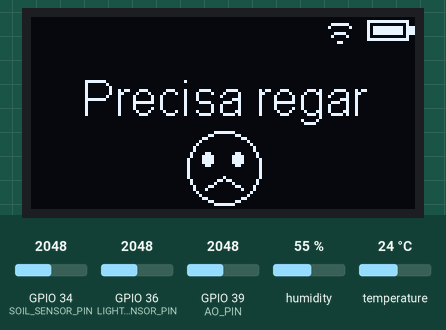
Recording of a sketch running on a simulated ESP32. Parts: 128×64 one-colour display. Inputs (shaded band) come from the test bench; at power-on: GPIO 36 (LIGHT_SENSOR_PIN) = 2048, GPIO 34 (SOIL_SENSOR_PIN) = 2048, GPIO 39 (AO_PIN) = 2048, humidity 55 %, temperature 24 °C. WiFi joins after 1.5 s; servers stay silent unless stated; uploads are accepted with an empty reply; what the sketch prints to the serial monitor is not drawn.

Above: at 2.7 s.
2.8 s: GPIO 36 (LIGHT_SENSOR_PIN) set to 122
At 6.5 s:
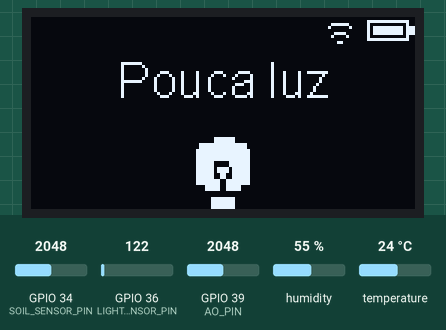
16.2 s: GPIO 34 (SOIL_SENSOR_PIN) set to 3218
29.2 s: GPIO 34 (SOIL_SENSOR_PIN) set to 3314
At 42.2 s:
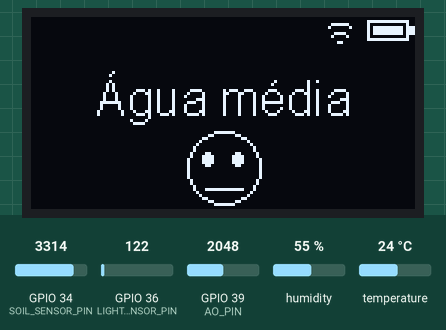
42.8 s: GPIO 36 (LIGHT_SENSOR_PIN) set to 30
At 45.8 s:
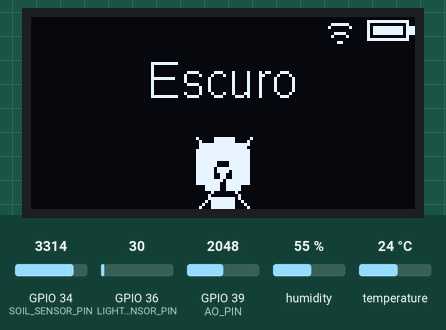
51.4 s: GPIO 34 (SOIL_SENSOR_PIN) set to 3840
At 55.7 s:
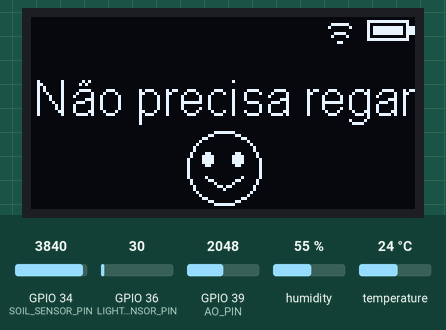
60.0 s: GPIO 36 (LIGHT_SENSOR_PIN) set to 1228
At 72.7 s:
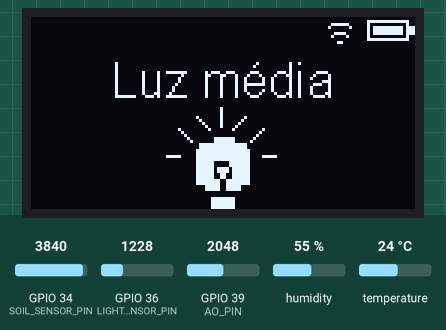
Timing chart, 0 to 74.2 s (numbered marks = the images above; inputs shaded):
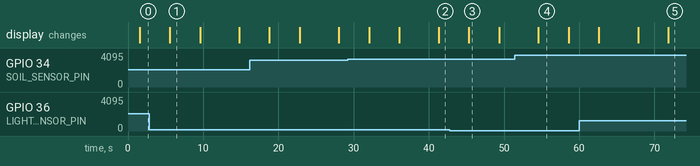

The sketch:

projeto-horta.ino
```cpp
#include <Wire.h>
#include <DHT.h>
#include "SSD1306Wire.h"
#include <WiFi.h>
#include <HTTPClient.h>

// ---- SENSOR LDR ----
#define LIGHT_SENSOR_PIN 36 // ESP32 pin GIOP36 (ADC0)

// ---- SENSOR DHT22 ----
#define DHTTYPE   DHT22
#define DHTPIN    4        // Pino do DHT22
DHT dht(DHTPIN, DHTTYPE, 22);

// ---- SENSOR DE CHUVA ----
#define POWER_PIN 14       // Alimentação do sensor de chuva
#define AO_PIN 39          // Saída analógica do sensor de chuva

// ---- SENSOR UMIDADE SOLO ----
#define SOIL_SENSOR_PIN 34  // Pino analógico do sensor de umidade do solo


// Pinos do NodeMCU
// SDA => D1
// SCL => D2

SSD1306Wire display(0x3c, 21, 22);

// Simulação dos estados
float temperatura = 0;
int umidade = 0;
int clima = 0;
int umidadeSolo = 0;
int statusLuz = 0;

const char *ssid = "nome-da-sua-rede";
const char *password = "senha-da-sua-rede";
const char *addr = "http://seu-ip-aqui";  // Endereço do servidor
const uint16_t port = 8080;
String token = "";

void setup() {
  Serial.begin(115200);
  display.init();
  display.flipScreenVertically();

  dht.begin();
  pinMode(POWER_PIN, OUTPUT);
  analogSetAttenuation(ADC_11db);

  Serial.println("Conectando ao WiFi...");
  WiFi.begin(ssid, password);

  unsigned long inicio = millis();
  while (WiFi.status() != WL_CONNECTED && millis() - inicio < 10000) { // tenta por 10 segundos
    delay(500);
    Serial.print(".");
  }

  if (WiFi.status() == WL_CONNECTED) {
    Serial.println("\nConectado ao WiFi!");
  } else {
    Serial.println("\nNão foi possível conectar ao WiFi!");
  }
}


void desenhaLampadaAcesa(int x, int y) {
  desenhaLampada(x, y);  // Desenha a lâmpada base

  int cx = x + round(13 * 0.65);  // Centro horizontal da lâmpada
  int topo = y - 4;               // Posiciona os raios acima da cúpula
  int comprimento = 4;
  int raio = 6;

  // Raio vertical (↑) - centralizado
  display.drawLine(cx, topo, cx, topo - raio);

  // ↖ esquerda
  display.drawLine(
    cx - 4, topo + 1,
    cx - 4 - comprimento, topo + 1 - comprimento);

  // ↗ direita
  display.drawLine(
    cx + 4, topo + 1,
    cx + 4 + comprimento, topo + 1 - comprimento);

  display.drawLine(
    cx - 10, topo + 5,  // início: mais afastado e mais pra baixo
    cx - 14, topo + 1   // fim: mais aberto e mais baixo
  );

  // Raio intermediário direita (↗ menos inclinado)
  display.drawLine(
    cx + 10, topo + 5,
    cx + 14, topo + 1);

  // Raio horizontal esquerda (←)
  display.drawLine(cx - 14, y + 6, cx - 14 - raio + 2, y + 6);

  // Raio horizontal direita (→)
  display.drawLine(cx + 14, y + 6, cx + 14 + raio - 2, y + 6);
}

void desenhaLampadaApagada(int x, int y) {
  desenhaLampada(x, y);  // base da lâmpada

  // "X" grande por cima da lâmpada toda
  int largura = round(27 * 0.65);     // ≈ 18
  int altura = round(19 * 0.65 * 2);  // ≈ 25

  int centroX = x + largura / 2;
  int centroY = y + altura / 2;

  display.drawLine(x, y, x + largura, y + altura);  // diagonal ↘
  display.drawLine(x, y + altura, x + largura, y);  // diagonal ↙
}


void desenhaLampada(int x, int y) {
  float escala = 0.65;  // fator de escala, diminui a lâmpada pela metade

  auto px2 = [&](int dx, int dy) {
    int dxs = round(dx * escala);
    int dys = round(dy * escala);
    display.fillRect(x + dxs, y + 2 * dys, 1, 2);
  };

  int i;

  for (i = 9; i <= 18; i++) px2(i, 0);
  for (i = 5; i <= 22; i++) px2(i, 1);
  for (i = 2; i <= 24; i++) px2(i, 2);
  for (i = 0; i <= 26; i++) px2(i, 3);
  for (i = 0; i <= 26; i++) px2(i, 4);
  for (i = 0; i <= 26; i++) px2(i, 5);
  for (i = 0; i <= 8; i++) px2(i, 6);
  for (i = 17; i <= 26; i++) px2(i, 6);
  for (i = 0; i <= 7; i++) px2(i, 7);
  for (i = 12; i <= 14; i++) px2(i, 7);
  for (i = 19; i <= 26; i++) px2(i, 7);
  for (i = 0; i <= 6; i++) px2(i, 8);
  for (i = 11; i <= 15; i++) px2(i, 8);
  for (i = 20; i <= 26; i++) px2(i, 8);
  for (i = 0; i <= 7; i++) px2(i, 9);
  for (i = 12; i <= 14; i++) px2(i, 9);
  for (i = 19; i <= 26; i++) px2(i, 9);
  for (i = 0; i <= 9; i++) px2(i, 10);
  for (i = 17; i <= 26; i++) px2(i, 10);
  for (i = 3; i <= 10; i++) px2(i, 11);
  for (i = 16; i <= 23; i++) px2(i, 11);
  for (i = 5; i <= 10; i++) px2(i, 12);
  for (i = 16; i <= 21; i++) px2(i, 12);
  for (i = 5; i <= 10; i++) px2(i, 13);
  for (i = 16; i <= 21; i++) px2(i, 13);
  for (i = 8; i <= 19; i++) px2(i, 15);
  for (i = 10; i <= 17; i++) px2(i, 16);
  for (i = 8; i <= 19; i++) px2(i, 17);
  for (i = 11; i <= 16; i++) px2(i, 19);
}

void desenhaStatusBar() {
  // Wi-Fi (bitmap)
  desenhaWifiIcon(98, 2);

  // Bateria
  int batX = 112;
  int batY = 0;
  display.drawRect(batX, batY + 1, 14, 7);
  display.drawRect(batX + 14, batY + 3, 2, 3);
  display.fillRect(batX + 2, batY + 3, 10, 3);  // Nível da bateria
}

void desenhaWifiIcon(int x, int y) {
  // Ícone base do Wi-Fi
  display.fillRect(x + 4, y + 6, 2, 1); // Arco de baixo
  display.fillRect(x + 3, y + 3, 4, 1);
  display.fillRect(x + 2, y + 4, 1, 1);
  display.fillRect(x + 7, y + 4, 1, 1);
  display.fillRect(x + 2, y, 6, 1);     // Arco de cima
  display.fillRect(x + 1, y + 1, 1, 1);
  display.fillRect(x + 8, y + 1, 1, 1);

  // Se estiver desconectado, desenha um "X" por cima
  if (WiFi.status() != WL_CONNECTED) {
    display.drawLine(x, y, x + 10, y + 10);  // Diagonal ↘
    display.drawLine(x, y + 10, x + 10, y);  // Diagonal ↙
  }
}


// Desenha o Sol (com raios maiores e um pouco para a direita)
void desenhaSolMini(int x, int y) {
  // Aumenta o raio do Sol de 6 para 10
  display.drawCircle(x + 6, y + 6, 8);  // Move um pouco para a direita e para baixo

  // Raios maiores
  for (int i = 0; i < 8; i++) {
    float angle = i * PI / 4;
    int x1 = x + 6 + cos(angle) * 12;  // Aumentando o comprimento dos raios
    int y1 = y + 6 + sin(angle) * 12;
    int x2 = x + 6 + cos(angle) * 14;  // Aumentando os raios
    int y2 = y + 6 + sin(angle) * 14;
    display.drawLine(x1, y1, x2, y2);
  }
}

// Desenha a Nuvem (movida um pouco para a esquerda e aumentada)
void desenhaNuvemMini(int x, int y) {
  // Aumenta o tamanho dos círculos da nuvem e move a nuvem levemente para a esquerda
  display.fillCircle(x - 2, y + 4, 6);    // Move um pouco para a esquerda e aumenta o tamanho
  display.fillCircle(x + 6, y + 2, 7);    // Move um pouco para a esquerda e aumenta o tamanho
  display.fillCircle(x + 14, y + 4, 6);   // Move um pouco para a esquerda e aumenta o tamanho
  display.fillRect(x - 2, y + 4, 20, 6);  // Ajusta o retângulo para cobrir os círculos
}

// Desenha a Chuva (com alinhamento e aumento do comprimento)
void desenhaChuvaMini(int x, int y) {
  desenhaNuvemMini(x, y);  // Move a nuvem um pouco para a esquerda

  // Ajusta a posição da chuva para ser mais centralizada e maior
  display.drawLine(x - 2, y + 10, x - 2, y + 20);    // Chuva um pouco maior e alinhada
  display.drawLine(x + 2, y + 10, x + 2, y + 20);    // Chuva um pouco maior e alinhada
  display.drawLine(x + 6, y + 10, x + 6, y + 20);    // Chuva um pouco maior e alinhada
  display.drawLine(x + 10, y + 10, x + 10, y + 20);  // Chuva um pouco maior e alinhada
}

void desenhaGota(int x, int y) {
  int largura = 8;  // Largura da gota
  int altura = 16;  // Altura total da gota

  // Desenha a parte superior da gota (triângulo invertido)
  display.drawLine(x, y + altura / 2, x + largura / 2, y);            // Linha esquerda
  display.drawLine(x + largura, y + altura / 2, x + largura / 2, y);  // Linha direita

  // Desenha a parte inferior da gota (círculo) conectando ao triângulo
  display.fillCircle(x + largura / 2, y + altura / 2, largura / 2);  // Base arredondada
}

void desenhaCarinha(int x, int y, int estado) {
  int raio = 12;
  display.drawCircle(x, y, raio);
  display.fillCircle(x - 5, y - 3, 2);
  display.fillCircle(x + 5, y - 3, 2);

  if (estado == 0) {
    display.drawLine(x - 6, y + 7, x, y + 3);
    display.drawLine(x, y + 3, x + 6, y + 7);
  } else if (estado == 1) {
    display.drawLine(x - 6, y + 7, x + 6, y + 7);
  } else {
    display.drawLine(x - 6, y + 3, x, y + 7);
    display.drawLine(x, y + 7, x + 6, y + 3);
  }
}

void lerDHT() {
  float h = dht.readHumidity();
  float t = dht.readTemperature();

  if (!isnan(h)) umidade = (int)h;
  if (!isnan(t)) temperatura = t;
}

void lerChuva() {
  digitalWrite(POWER_PIN, HIGH); // Liga o sensor
  delay(10);

  int rain_value = analogRead(AO_PIN);

  digitalWrite(POWER_PIN, LOW);  // Desliga o sensor

  // Interpretação simples
  if (rain_value >= 3800) {
    clima = 0; // Sol
  } else {
    clima = 2; // Chuva
  }
}

void atualizarClima() {
  // ---- Leitura do sensor de chuva ----
  digitalWrite(POWER_PIN, HIGH);
  delay(10);
  int rain_value = analogRead(AO_PIN);
  digitalWrite(POWER_PIN, LOW);

  // ---- Leitura do sensor de luz ----
  int luz_value = analogRead(LIGHT_SENSOR_PIN);

  // ---- Regra de prioridade ----
  if (rain_value < 3800) {
    clima = 2;  // 2 = Chuva 🌧️
  }
  else {
    // Ajuste dos limites para nublado
    if (luz_value < 1500) {         // Ajuste maior sensibilidade
      clima = 1;  // 1 = Nublado ☁️
    } else {
      clima = 0;  // 0 = Sol ☀️
    }
  }
}

void lerUmidadeSolo() {
  int leitura = analogRead(SOIL_SENSOR_PIN);
  umidadeSolo = map(leitura, 2900, 4095, 0, 100);
  umidadeSolo = constrain(umidadeSolo, 0, 100);
}


void enviarDadosParaAPI(float temperatura, int umidade, int umidadeSolo, int statusLuz) {
  if(WiFi.status() == WL_CONNECTED) {
    HTTPClient http;
    String url = String(addr) + ":" + String(port) + "/api/status";

    http.begin(url);
    http.addHeader("Content-Type", "application/json");
    http.addHeader("Authorization", "Bearer " + token);

    String payload = "{";
    payload += "\"statusLuz\":" + String(statusLuz) + ",";
    payload += "\"chuva\":" + String(clima == 2) + ",";
    payload += "\"temperatura\":" + String(temperatura, 1) + ",";
    payload += "\"umidade\":" + String(umidade) + ",";
    payload += "\"umidadeSolo\":" + String(umidadeSolo);
    payload += "}";

    Serial.println("Enviando para API:");
    Serial.println(payload);
    int httpResponseCode = http.POST(payload);

    if(httpResponseCode > 0) {
      Serial.println("Dados enviados com sucesso!");
      Serial.println(http.getString());
    } else {
      Serial.print("Erro ao enviar: ");
      Serial.println(httpResponseCode);
    }

    http.end();
  } else {
    Serial.println("WiFi desconectado");
  }
}


// TELA 1 – Água com carinha no texto
void telaAgua() {
  display.clear();
  desenhaStatusBar();
  display.setTextAlignment(TEXT_ALIGN_CENTER);
  display.setFont(ArialMT_Plain_16);

  // Exibir texto de acordo com o valor real
  if (umidadeSolo < 30) {
    display.drawString(64, 18, "Precisa regar");
    desenhaCarinha(64, 50, 0);  // carinha triste
  } else if (umidadeSolo < 70) {
    display.drawString(64, 18, "Água média");
    desenhaCarinha(64, 50, 1);  // carinha neutra
  } else {
    display.drawString(64, 18, "Não precisa regar");
    desenhaCarinha(64, 50, 2);  // carinha feliz
  }
  display.display();
}

// TELA 2 – Luz sem carinha
void telaLuz() {
  display.clear();
  desenhaStatusBar();
  display.setTextAlignment(TEXT_ALIGN_CENTER);
  display.setFont(ArialMT_Plain_16);

  int analogValue = analogRead(LIGHT_SENSOR_PIN);

  if (analogValue < 40) {
    statusLuz = 0;
    display.drawString(64, 12, "Escuro");
    desenhaLampadaApagada(55, 40);
  } else if (analogValue < 800) {
    statusLuz = 1;
    display.drawString(64, 12, "Pouca luz");
    desenhaLampada(55, 40);
  } else if (analogValue < 2000) {
    statusLuz = 2;
    display.drawString(64, 12, "Luz média");
    desenhaLampadaAcesa(55, 40);
  } else if (analogValue < 3200) {
    statusLuz = 2;
    display.drawString(64, 12, "Muita Luz");
    desenhaLampadaAcesa(55, 40);
  } else {
    statusLuz = 2;
    display.drawString(64, 12, "Luz Intensa");
    desenhaLampadaAcesa(55, 40);
  }

  display.display();
}


void telaClimaFormatada() {
  display.clear();
  desenhaStatusBar();

  // Ícone do clima
  if (clima == 0) {
    desenhaSolMini(20, 20);
  } else if (clima == 1) {
    desenhaNuvemMini(20, 20);
  } else {
    desenhaChuvaMini(20, 20);
  }

  // Temperatura (lado direito)
  display.setTextAlignment(TEXT_ALIGN_LEFT);
  display.setFont(ArialMT_Plain_10);
  display.drawString(50, 10, "Temp.");
  display.setFont(ArialMT_Plain_24);
  display.drawString(48, 24, String(temperatura, 0) + "°C");

  // Umidade
  display.setTextAlignment(TEXT_ALIGN_LEFT);
  display.setFont(ArialMT_Plain_10);
  display.drawString(20, 54, "Umidade");

  desenhaGota(74, 50);

  display.setFont(ArialMT_Plain_16);
  display.drawString(86, 48, String(umidade) + "%");

  display.display();
}


void loop() {
  lerUmidadeSolo();
  telaAgua();
  delay(4000);

  telaLuz();
  delay(4000);

  lerDHT();         // Lê temperatura e umidade
  atualizarClima(); // Define o ícone de clima real
  telaClimaFormatada();

  enviarDadosParaAPI(temperatura, umidade, umidadeSolo, statusLuz);
  delay(5000);
}
```

Measured:
- the behaviour switches between 3258 and 3259 on GPIO 34 (SOIL_SENSOR_PIN) (found by bisection; images 1 and 2)
- after the input at 2.8 s, the display: changes after 2.7 s (image 1)
- after the input at 29.2 s, the display: first differs from a run without the input after 12.1 s (image 2)
- after the input at 42.8 s, the display: changes after 2.5 s (image 3)
- after the input at 51.4 s, the display: changes after 3.2 s (image 4)
- after the input at 60.0 s, the display: first differs from a run without the input after 11.9 s (image 5)
- what the display in image 1 shows lasts 4.1 s, from 5.5 s to 9.6 s
